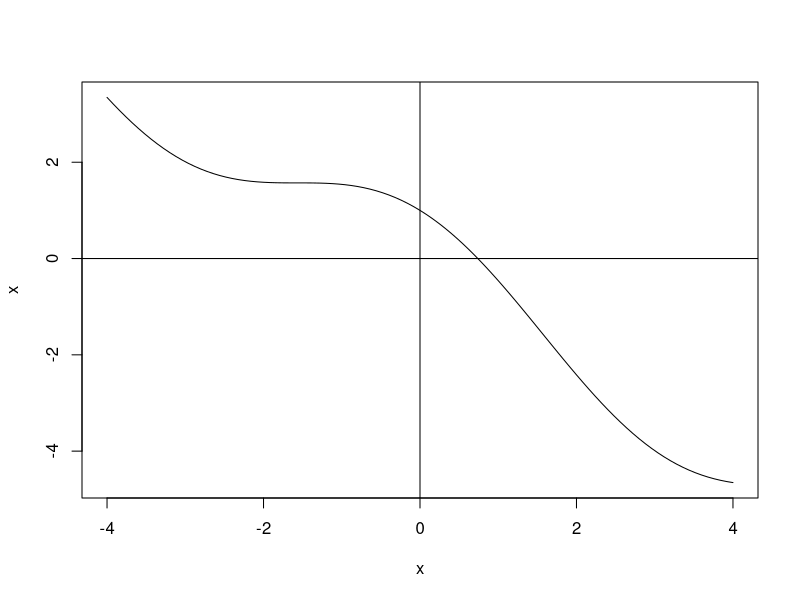

The R script that drew this image:
## ---- chunk 1
x <- function(x) cos(x) - x

#Plotting the function to see where the root
plot(x, xlim = c(-4,4))
abline(h=0)
abline(v=0)
#The root is between 0.5 and 1

#Using Secent to find root of f(x)
#Define 2 guesses for 'x' based on our guesses for the root 
x_1 = 1
x_0 = 0.5

#Iterate Secant method
secant.start <- Sys.time()
while(abs(x(x_1) - x(x_0))> 1e-8){
 x_2 = x_1 - (x(x_1)*((x_1 - x_0)/(x(x_1) -x(x_0))))
 x_1 = x_2
 x_0 = x_1
}
secant.end <- Sys.time()
x_2

#Using Newton Raphson method TO FIND THE ROOT OF f(x)
xprime = function(x) -sin(x) -1

#Define 1 guess for 'x'
x_old = 0.5

#Iterate Newton Raphson method until the difference between f(x_old) is less than 0.00000001
newton.starttime <- Sys.time()
while(abs(x(x_old))> 1e-8){
  x_new = x_old - x(x_old)/xprime(x_old)
  x_old = x_new
}
newton.endtime <- Sys.time()
x_new

## ---- chunk 2
craps_game <- function() {
  first_roll <- sum(ceiling(6*runif(2)))
  if (first_roll == 7 | first_roll == 11) print(paste("First Role Win"))
  else {
  second_roll <- sum(ceiling(6*runif(2)))
  while (second_roll != first_roll & second_roll != 7 & second_roll != 11)
  {
  second_roll <- sum(ceiling(6*runif(2)))
  }
  if (second_roll == first_roll) print("Equal Roll Win")
  else {print("Lose")
  }}
}

craps_game()
## ---- chunk 3
set.seed(100)
craps_game <- function(ngames = 1) {
  for (i in 1:ngames){
    roll_num = 1
    first_roll <- sum(ceiling(6*runif(2)))
    if (first_roll == 7 | first_roll == 11) {print(paste("Game #", i, "First Role Win =", first_roll))
    i = i+1 }
    else {
      roll_num = roll_num + 1
      roll_sum <- sum(ceiling(6*runif(2)))
      while (roll_sum != first_roll & roll_sum != 7 & roll_sum != 11) {
        roll_num = roll_num + 1
        roll_sum <- sum(ceiling(6*runif(2)))
        }
        if (first_roll == roll_sum) {print(paste("Game #", i, "You Win After", roll_sum, "Rolls =", roll_sum))
        i= i+1 }
      else {
        print(paste("Game #", i, "You Lose After", roll_sum, "Rolls =", roll_sum))
        i= i+1 }
  }}
}

craps_game(ngames = 3)
## ---- chunk 4
craps_wins = function(seed = 1, tries = 1, show = 0) {
  wins = 0
  set.seed(seed)
  for (i in 1:tries) {
    number_roll = 1
    roll1_sum = sum(ceiling(6 * runif(2)))
    if (roll1_sum %in% c(7, 11)) {
      if (show == 1) {
        print(paste("Game #", i, ": You Won After", number_roll, "Roll =", "\n"))
      }
      i = i + 1
      wins = wins + 1
    }
    else {
      number_roll = number_roll + 1
      roll2_sum = sum(ceiling(6 * runif(2)))
      while (roll2_sum != roll1_sum & roll2_sum != 7 & roll2_sum != 11) {
        number_roll = number_roll + 1
        roll2_sum = sum(ceiling(6 * runif(2)))
      }
      if (roll1_sum == roll2_sum) {
        if (show == 1) {
          print(paste("Game #", i, ": You Won After", number_roll, "Rolls =", "\n"))
        }
        i = i + 1
        wins = wins + 1
      }
      else {
        if (show == 1) {
          print(paste("Game #", i,": You Lost After", number_roll,"Rolls =", "\n"))
        }
        i = i + 1
        wins = wins
      }
    }
  }
  if (show == 1) {
    print(paste("Using Seed =",seed,", You Won", wins, "Out of", tries, "Games.","\n"))
  }
  else {
    wins = return(wins)
  }
}

startseed = 100
results = craps_wins(startseed, 10)
while (results != 10) {
  startseed = startseed + 1
  results = craps_wins(startseed, 10)
}
cat("Seed =",startseed,"Returns 10 Consecutive Wins.","\n")
## ---- chunk 5
craps_wins(startseed, 10, 1)
## ---- chunk 6
argCount = function(x){ 
  length(formalArgs(x))
}
#which.max(sapply(names(funs),argCount))
## ---- chunk 7
#argList = sapply(names(funs),argCount)
#sum(argList == 0)
